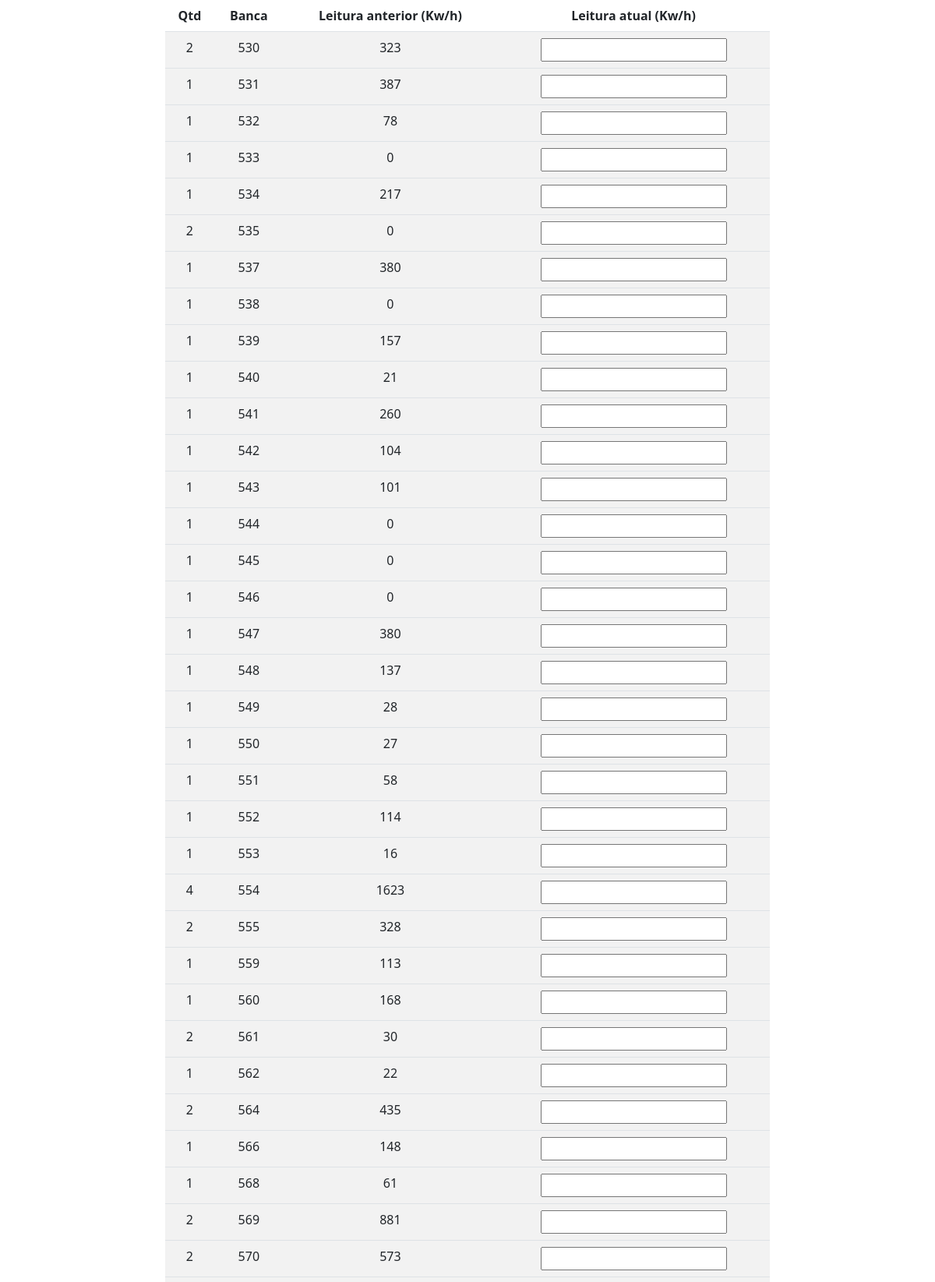
The page /controle/ (upper part) on the database its author committed.
### feira/models.py (models this page shows, shortened)
class Leitura(models.Model):
    anterior = models.IntegerField(verbose_name='Leitura Anterior')
    atual = models.IntegerField(verbose_name='Leitura Atual')
    data = models.DateTimeField(auto_created=True, auto_now=True)
    banca = models.ForeignKey("Bancas" ,on_delete=models.PROTECT, related_query_name='bancas')
    class Meta:
        ordering = ['banca']

class Bancas(models.Model):
    numero = models.IntegerField(unique=True, verbose_name="Número")
    qtd = models.IntegerField(default=1)
    obs = models.CharField(max_length=50,null=True, blank=True)
    class Meta:
        ordering = ['numero']

### feira/views.py (the view)
# urls.py: path('controle/', ControleView.as_view(), name='controle'),
class ControleView(ListView):
    model = Leitura
    queryset = Leitura.objects.all()
    template_name = 'feira/Controle.html'

### feira/templates/feira/Controle.html (shortened to what this page needs)
{% extends 'feira/modelo.html' %}
{% load static %}
{% block conteudo %}
<div class="container col-8 auto">
<table class="table table-striped text-center ">
    <thead>
      <tr>
        <th >Qtd</th>
        <th >Banca</th>
        <th >Leitura anterior (Kw/h) </th>
        <th >Leitura atual (Kw/h) </th>
      </tr>
    </thead>
    {% for item in object_list %}
    <tbody >
      <tr >
        <td class="qtd">{{ item.banca.qtd }}</td>
        <td>{{ item.banca.numero }}</td>
        <td class="ant">{{ item.atual }}</td>
        <td class="atual"><input type="text" name="atualizar" id=""></td>
      </tr>
    </tbody>
    {% endfor %}
</table>
</div>
{% endblock %}

### feira/templates/feira/modelo.html (shortened to what this page needs)
{% load static %}
<!DOCTYPE html>
<html lang="pt-br">
<head>
    <link rel="stylesheet" href="{% static 'css/bootstrap.min.css' %}">
</head>
<body>
    {% block conteudo %}{% endblock %}
</body>
</html>

### rows shown on the page
Leitura: banca.qtd "2", banca.numero "530", atual "323"
Leitura: banca.qtd "1", banca.numero "531", atual "387"
Leitura: banca.qtd "1", banca.numero "532", atual "78"
Leitura: banca.qtd "1", banca.numero "533", atual "0"
Leitura: banca.qtd "1", banca.numero "534", atual "217"
Leitura: banca.qtd "2", banca.numero "535", atual "0"
Leitura: banca.qtd "1", banca.numero "537", atual "380"
Leitura: banca.qtd "1", banca.numero "538", atual "0"
Leitura: banca.qtd "1", banca.numero "539", atual "157"
Leitura: banca.qtd "1", banca.numero "540", atual "21"
Leitura: banca.qtd "1", banca.numero "541", atual "260"
Leitura: banca.qtd "1", banca.numero "542", atual "104"
Leitura: banca.qtd "1", banca.numero "543", atual "101"
Leitura: banca.qtd "1", banca.numero "544", atual "0"
Leitura: banca.qtd "1", banca.numero "545", atual "0"
Leitura: banca.qtd "1", banca.numero "546", atual "0"
Leitura: banca.qtd "1", banca.numero "547", atual "380"
Leitura: banca.qtd "1", banca.numero "548", atual "137"
Leitura: banca.qtd "1", banca.numero "549", atual "28"
Leitura: banca.qtd "1", banca.numero "550", atual "27"
Leitura: banca.qtd "1", banca.numero "551", atual "58"
Leitura: banca.qtd "1", banca.numero "552", atual "114"
Leitura: banca.qtd "1", banca.numero "553", atual "16"
Leitura: banca.qtd "4", banca.numero "554", atual "1623"
Leitura: banca.qtd "2", banca.numero "555", atual "328"
Leitura: banca.qtd "1", banca.numero "559", atual "113"
Leitura: banca.qtd "1", banca.numero "560", atual "168"
Leitura: banca.qtd "2", banca.numero "561", atual "30"
Leitura: banca.qtd "1", banca.numero "562", atual "22"
Leitura: banca.qtd "2", banca.numero "564", atual "435"
Leitura: banca.qtd "1", banca.numero "566", atual "148"
Leitura: banca.qtd "1", banca.numero "568", atual "61"
Leitura: banca.qtd "2", banca.numero "569", atual "881"
Leitura: banca.qtd "2", banca.numero "570", atual "573"
